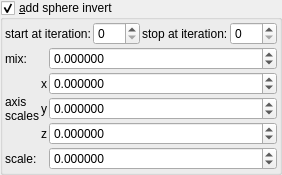
    <widget class="MyGroupBox" name="groupCheck_transf_function_enabledT_false">
     <property name="title">
      <string>&amp;add sphere invert</string>
     </property>
     <property name="checkable">
      <bool>true</bool>
     </property>
     <layout class="QVBoxLayout" name="verticalLayout_18" stretch="0,0">
      <property name="spacing">
       <number>2</number>
      </property>
      <property name="leftMargin">
       <number>2</number>
      </property>
      <property name="topMargin">
       <number>2</number>
      </property>
      <property name="rightMargin">
       <number>2</number>
      </property>
      <property name="bottomMargin">
       <number>2</number>
      </property>
      <item>
       <layout class="QHBoxLayout" name="horizontalLayout_22" stretch="0,1,0,1">
        <item>
         <widget class="QLabel" name="label_103">
          <property name="text">
           <string>start at iteration:</string>
          </property>
         </widget>
        </item>
        <item>
         <widget class="MySpinBox" name="spinboxInt_transf_start_iterations_T">
          <property name="sizePolicy">
           <sizepolicy hsizetype="Minimum" vsizetype="Maximum">
            <horstretch>0</horstretch>
            <verstretch>0</verstretch>
           </sizepolicy>
          </property>
          <property name="minimum">
           <number>0</number>
          </property>
          <property name="maximum">
           <number>999</number>
          </property>
          <property name="value">
           <number>0</number>
          </property>
         </widget>
        </item>
        <item>
         <widget class="QLabel" name="label_75">
          <property name="text">
           <string>stop at iteration:</string>
          </property>
         </widget>
        </item>
        <item>
         <widget class="MySpinBox" name="spinboxInt_transf_stop_iterationsT_1">
          <property name="sizePolicy">
           <sizepolicy hsizetype="Preferred" vsizetype="Maximum">
            <horstretch>0</horstretch>
            <verstretch>0</verstretch>
           </sizepolicy>
          </property>
          <property name="maximum">
           <number>999</number>
          </property>
         </widget>
        </item>
       </layout>
      </item>
      <item>
       <layout class="QGridLayout" name="gridLayout_15" columnstretch="0,0,1">
        <property name="spacing">
         <number>2</number>
        </property>
        <item row="1" column="1">
         <widget class="QLabel" name="label_116">
          <property name="text">
           <string notr="true">x</string>
          </property>
         </widget>
        </item>
        <item row="2" column="1">
         <widget class="QLabel" name="label_122">
          <property name="text">
           <string notr="true">y</string>
          </property>
         </widget>
        </item>
        <item row="3" column="1">
         <widget class="QLabel" name="label_123">
          <property name="text">
           <string notr="true">z</string>
          </property>
         </widget>
        </item>
        <item row="3" column="2">
         <widget class="MyDoubleSpinBox" name="spinbox3_transf_scale3D_111_z">
          <property name="sizePolicy">
           <sizepolicy hsizetype="Minimum" vsizetype="Maximum">
            <horstretch>0</horstretch>
            <verstretch>0</verstretch>
           </sizepolicy>
          </property>
          <property name="prefix">
           <string/>
          </property>
          <property name="suffix">
           <string/>
          </property>
          <property name="decimals">
           <number>6</number>
          </property>
          <property name="minimum">
           <double>-99.989999999999995</double>
          </property>
          <property name="maximum">
           <double>99.989999999999995</double>
          </property>
          <property name="singleStep">
           <double>0.100000000000000</double>
          </property>
         </widget>
        </item>
        <item row="4" column="2">
         <widget class="MyDoubleSpinBox" name="spinbox_transf_scaleD_1">
          <property name="sizePolicy">
           <sizepolicy hsizetype="Minimum" vsizetype="Maximum">
            <horstretch>0</horstretch>
            <verstretch>0</verstretch>
           </sizepolicy>
          </property>
          <property name="prefix">
           <string/>
          </property>
          <property name="suffix">
           <string/>
          </property>
          <property name="decimals">
           <number>6</number>
          </property>
          <property name="minimum">
           <double>-36000.000000000000000</double>
          </property>
          <property name="maximum">
           <double>36000.000000000000000</double>
          </property>
          <property name="singleStep">
           <double>0.100000000000000</double>
          </property>
         </widget>
        </item>
        <item row="4" column="0">
         <widget class="QLabel" name="label_45">
          <property name="text">
           <string notr="true">scale:</string>
          </property>
         </widget>
        </item>
        <item row="2" column="2">
         <widget class="MyDoubleSpinBox" name="spinbox3_transf_scale3D_111_y">
          <property name="sizePolicy">
           <sizepolicy hsizetype="Minimum" vsizetype="Maximum">
            <horstretch>0</horstretch>
            <verstretch>0</verstretch>
           </sizepolicy>
          </property>
          <property name="prefix">
           <string/>
          </property>
          <property name="suffix">
           <string/>
          </property>
          <property name="decimals">
           <number>6</number>
          </property>
          <property name="minimum">
           <double>-99.989999999999995</double>
          </property>
          <property name="maximum">
           <double>99.989999999999995</double>
          </property>
          <property name="singleStep">
           <double>0.100000000000000</double>
          </property>
         </widget>
        </item>
        <item row="1" column="0" rowspan="3">
         <widget class="QLabel" name="label_264">
          <property name="text">
           <string>axis
scales</string>
          </property>
         </widget>
        </item>
        <item row="1" column="2">
         <widget class="MyDoubleSpinBox" name="spinbox3_transf_scale3D_111_x">
          <property name="sizePolicy">
           <sizepolicy hsizetype="Minimum" vsizetype="Maximum">
            <horstretch>0</horstretch>
            <verstretch>0</verstretch>
           </sizepolicy>
          </property>
          <property name="prefix">
           <string/>
          </property>
          <property name="suffix">
           <string/>
          </property>
          <property name="decimals">
           <number>6</number>
          </property>
          <property name="minimum">
           <double>-99.989999999999995</double>
          </property>
          <property name="maximum">
           <double>99.989999999999995</double>
          </property>
          <property name="singleStep">
           <double>0.100000000000000</double>
          </property>
         </widget>
        </item>
        <item row="0" column="2">
         <widget class="MyDoubleSpinBox" name="spinbox_transf_scaleC_1">
          <property name="sizePolicy">
           <sizepolicy hsizetype="Minimum" vsizetype="Maximum">
            <horstretch>0</horstretch>
            <verstretch>0</verstretch>
           </sizepolicy>
          </property>
          <property name="prefix">
           <string/>
          </property>
          <property name="suffix">
           <string/>
          </property>
          <property name="decimals">
           <number>6</number>
          </property>
          <property name="minimum">
           <double>-36000.000000000000000</double>
          </property>
          <property name="maximum">
           <double>36000.000000000000000</double>
          </property>
          <property name="singleStep">
           <double>0.100000000000000</double>
          </property>
         </widget>
        </item>
        <item row="0" column="0">
         <widget class="QLabel" name="label_178">
          <property name="text">
           <string>mix:</string>
          </property>
         </widget>
        </item>
       </layout>
      </item>
     </layout>
    </widget>
